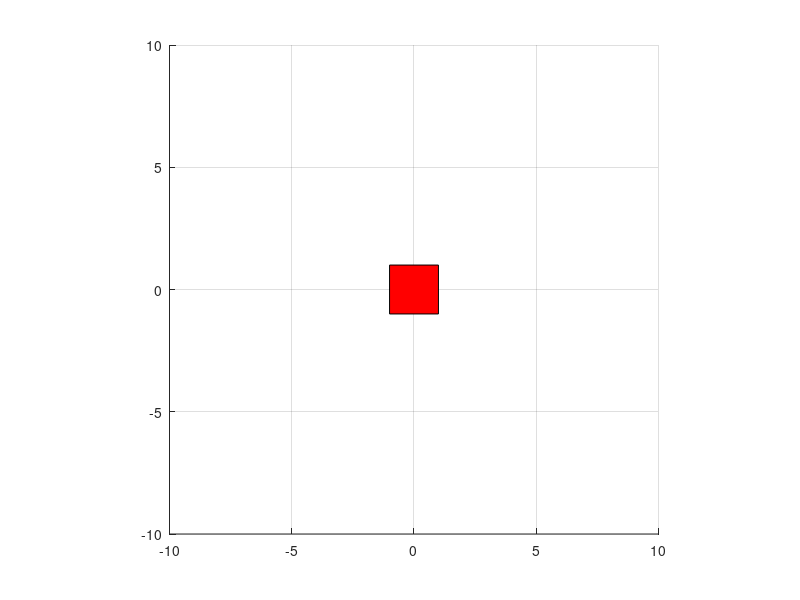

Write the MATLAB code that produced this figure. (Note: this script raises an error after producing the figure.)
%define fig and axes
hFig=figure;
hAx=axes('parent',hFig);
xlim(hAx,[-10,10]); ylim(hAx,[-10,10]);
grid(hAx,'on'); axis(hAx,'equal'); hold(hAx,'on');

%define transform 
hTransform=hgtransform('parent',hAx);
Color=[1,0,0];
x=[-1,1,1,-1];
y=[-1,-1,1,1];
hPatch=patch(x,y,Color,'parent',hTransform);

disp('Initial Vertices of Patch')
disp(hPatch.Vertices);

%Rotate transform by 30 degrees
R=makehgtform('zrotate',deg2rad(30));
hTransform.Matrix=R;
drawnow;

disp('Rotated Vertices of Patch')
disp(hPatch.Vertices);
disp('Something went wrong... these are the initial coordiantes!')
disp('workaround solution:')

%get transformed coordiants via matrix multiplication
hPatch=hTransform.Children(1);
m=size(hPatch.Vertices,1); %amount of vertices
HomogOrdinates=[hPatch.Vertices,zeros(m,1),ones(m,1)]; %[x,y,z,1]
WorldOrdinates=hTransform.Matrix*HomogOrdinates'; %notice the transpose!
world_x=WorldOrdinates(1,:);
world_y=WorldOrdinates(2,:);

scatter(hAx,world_x,world_y,100,[0,0,1],'*');

disp('Rotated Vertices of Patch');
disp([world_x;world_y]');
disp('ahhhh much better');